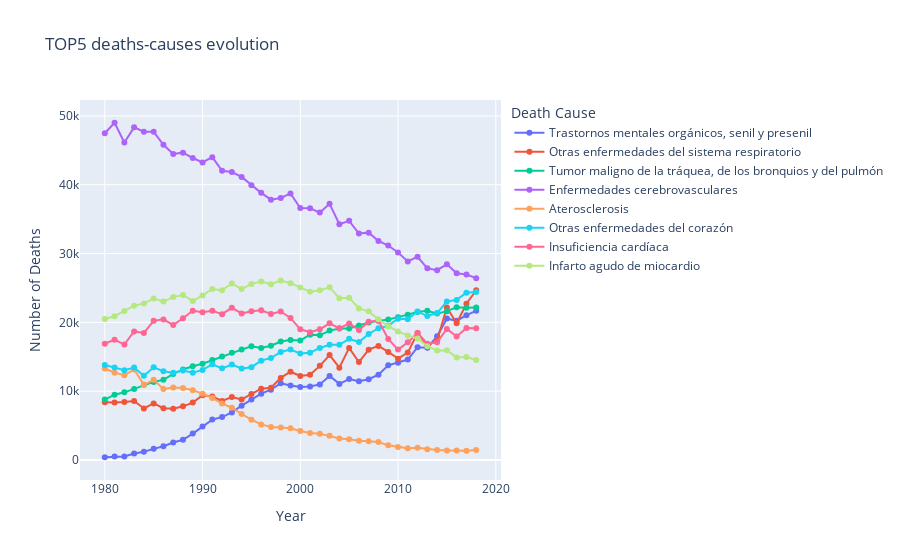

Notebook source saved alongside this figure:
### Code cell
# 3. Create the line plot

fig2 = px.line(order_data2, 
              x='Periodo', 
              y='Total', 
              color='cause_name', 
              title='TOP5 deaths-causes evolution',
              labels={'Periodo': 'Year', 'Total': 'Number of Deaths'},
              markers=True)

fig2.update_layout(
    legend_title='Death Cause',
    legend=dict(title='Death Cause', font=dict(size=12)))

fig2.show()

### Figure 1 — Plotly figure (JSON) as saved in the notebook; plotly's stock layout.template omitted (floating-point values rounded to 4 significant figures)
{"data": [{"hovertemplate": "cause_name=Trastornos mentales orgánicos, senil y presenil<br>Year=%{x}<br>Number of Deaths=%{y}<extra></extra>", "legendgroup": "Trastornos mentales orgánicos, senil y presenil", "line": {"color": "#636efa", "dash": "solid"}, "marker": {"symbol": "circle"}, "mode": "lines+markers", "name": "Trastornos mentales orgánicos, senil y presenil", "orientation": "v", "showlegend": true, "type": "scatter", "x": [1980, 1981, 1982, 1983, 1984, 1985, 1986, 1987, 1988, 1989, 1990, 1991, 1992, 1993, 1994, 1995, 1996, 1997, 1998, 1999, 2000, 2001, 2002, 2003, 2004, 2005, 2006, 2007, 2008, 2009, 2010, 2011, 2012, 2013, 2014, 2015, 2016, 2017, 2018], "xaxis": "x", "y": [397, 494, 499, 944, 1203, 1617, 1992, 2543, 2932, 3839, 4867, 5868, 6234, 6913, 7889, 8802, 9635, 10218, 11157, 10826, 10614, 10670, 10982, 12213, 11058, 11756, 11428, 11726, 12380, 13751, 14125, 14598, 16385, 16323, 17964, 20562, 20213, 21035, 21669], "yaxis": "y"}, {"hovertemplate": "cause_name=Otras enfermedades del sistema respiratorio<br>Year=%{x}<br>Number of Deaths=%{y}<extra></extra>", "legendgroup": "Otras enfermedades del sistema respiratorio", "line": {"color": "#EF553B", "dash": "solid"}, "marker": {"symbol": "circle"}, "mode": "lines+markers", "name": "Otras enfermedades del sistema respiratorio", "orientation": "v", "showlegend": true, "type": "scatter", "x": [1980, 1981, 1982, 1983, 1984, 1985, 1986, 1987, 1988, 1989, 1990, 1991, 1992, 1993, 1994, 1995, 1996, 1997, 1998, 1999, 2000, 2001, 2002, 2003, 2004, 2005, 2006, 2007, 2008, 2009, 2010, 2011, 2012, 2013, 2014, 2015, 2016, 2017, 2018], "xaxis": "x", "y": [8375, 8347, 8432, 8560, 7489, 8220, 7516, 7458, 7795, 8336, 9399, 9225, 8577, 9155, 8793, 9601, 10359, 10499, 11928, 12823, 12203, 12388, 13675, 15248, 13412, 16282, 14232, 16033, 16577, 15698, 14724, 15603, 18442, 16622, 17394, 22159, 19860, 22707, 24665], "yaxis": "y"}, {"hovertemplate": "cause_name=Tumor maligno de la tráquea, de los bronquios y del pulmón<br>Year=%{x}<br>Number of Deaths=%{y}<extra></extra>", "legendgroup": "Tumor maligno de la tráquea, de los bronquios y del pulmón", "line": {"color": "#00cc96", "dash": "solid"}, "marker": {"symbol": "circle"}, "mode": "lines+markers", "name": "Tumor maligno de la tráquea, de los bronquios y del pulmón", "orientation": "v", "showlegend": true, "type": "scatter", "x": [1980, 1981, 1982, 1983, 1984, 1985, 1986, 1987, 1988, 1989, 1990, 1991, 1992, 1993, 1994, 1995, 1996, 1997, 1998, 1999, 2000, 2001, 2002, 2003, 2004, 2005, 2006, 2007, 2008, 2009, 2010, 2011, 2012, 2013, 2014, 2015, 2016, 2017, 2018], "xaxis": "x", "y": [8771, 9486, 9828, 10328, 10935, 11349, 11650, 12508, 13153, 13627, 13982, 14522, 15041, 15574, 16036, 16510, 16270, 16607, 17215, 17428, 17363, 18214, 18114, 18801, 19092, 19118, 19532, 19992, 20213, 20425, 20755, 21097, 21511, 21689, 21270, 21625, 22187, 22121, 22153], "yaxis": "y"}, {"hovertemplate": "cause_name=Enfermedades cerebrovasculares<br>Year=%{x}<br>Number of Deaths=%{y}<extra></extra>", "legendgroup": "Enfermedades cerebrovasculares", "line": {"color": "#ab63fa", "dash": "solid"}, "marker": {"symbol": "circle"}, "mode": "lines+markers", "name": "Enfermedades cerebrovasculares", "orientation": "v", "showlegend": true, "type": "scatter", "x": [1980, 1981, 1982, 1983, 1984, 1985, 1986, 1987, 1988, 1989, 1990, 1991, 1992, 1993, 1994, 1995, 1996, 1997, 1998, 1999, 2000, 2001, 2002, 2003, 2004, 2005, 2006, 2007, 2008, 2009, 2010, 2011, 2012, 2013, 2014, 2015, 2016, 2017, 2018], "xaxis": "x", "y": [47475, 49000, 46138, 48331, 47699, 47684, 45800, 44462, 44655, 43876, 43227, 44001, 42027, 41842, 41134, 39922, 38815, 37822, 38064, 38730, 36596, 36567, 35947, 37225, 34250, 34750, 32900, 33034, 31833, 31157, 30161, 28855, 29520, 27850, 27579, 28434, 27122, 26937, 26420], "yaxis": "y"}, {"hovertemplate": "cause_name=Aterosclerosis<br>Year=%{x}<br>Number of Deaths=%{y}<extra></extra>", "legendgroup": "Aterosclerosis", "line": {"color": "#FFA15A", "dash": "solid"}, "marker": {"symbol": "circle"}, "mode": "lines+markers", "name": "Aterosclerosis", "orientation": "v", "showlegend": true, "type": "scatter", "x": [1980, 1981, 1982, 1983, 1984, 1985, 1986, 1987, 1988, 1989, 1990, 1991, 1992, 1993, 1994, 1995, 1996, 1997, 1998, 1999, 2000, 2001, 2002, 2003, 2004, 2005, 2006, 2007, 2008, 2009, 2010, 2011, 2012, 2013, 2014, 2015, 2016, 2017, 2018], "xaxis": "x", "y": [13297, 12689, 12326, 13165, 10925, 11641, 10312, 10547, 10462, 10144, 9626, 9019, 8199, 7591, 6683, 5850, 5173, 4800, 4717, 4603, 4217, 3908, 3828, 3513, 3130, 3029, 2798, 2715, 2609, 2126, 1897, 1717, 1790, 1563, 1437, 1389, 1371, 1345, 1440], "yaxis": "y"}, {"hovertemplate": "cause_name=Otras enfermedades del corazón<br>Year=%{x}<br>Number of Deaths=%{y}<extra></extra>", "legendgroup": "Otras enfermedades del corazón", "line": {"color": "#19d3f3", "dash": "solid"}, "marker": {"symbol": "circle"}, "mode": "lines+markers", "name": "Otras enfermedades del corazón", "orientation": "v", "showlegend": true, "type": "scatter", "x": [1980, 1981, 1982, 1983, 1984, 1985, 1986, 1987, 1988, 1989, 1990, 1991, 1992, 1993, 1994, 1995, 1996, 1997, 1998, 1999, 2000, 2001, 2002, 2003, 2004, 2005, 2006, 2007, 2008, 2009, 2010, 2011, 2012, 2013, 2014, 2015, 2016, 2017, 2018], "xaxis": "x", "y": [13810, 13431, 13052, 13434, 12224, 13463, 12901, 12686, 13008, 12663, 13087, 13907, 13311, 13865, 13310, 13481, 14433, 14817, 15696, 16038, 15460, 15585, 16276, 16742, 16728, 17600, 17142, 18305, 19143, 19483, 20531, 20466, 21567, 20914, 21345, 23043, 23258, 24313, 24399], "yaxis": "y"}, {"hovertemplate": "cause_name=Insuficiencia cardíaca<br>Year=%{x}<br>Number of Deaths=%{y}<extra></extra>", "legendgroup": "Insuficiencia cardíaca", "line": {"color": "#FF6692", "dash": "solid"}, "marker": {"symbol": "circle"}, "mode": "lines+markers", "name": "Insuficiencia cardíaca", "orientation": "v", "showlegend": true, "type": "scatter", "x": [1980, 1981, 1982, 1983, 1984, 1985, 1986, 1987, 1988, 1989, 1990, 1991, 1992, 1993, 1994, 1995, 1996, 1997, 1998, 1999, 2000, 2001, 2002, 2003, 2004, 2005, 2006, 2007, 2008, 2009, 2010, 2011, 2012, 2013, 2014, 2015, 2016, 2017, 2018], "xaxis": "x", "y": [16898, 17477, 16769, 18683, 18459, 20222, 20429, 19597, 20601, 21683, 21465, 21671, 21182, 22113, 21293, 21597, 21754, 21208, 21570, 20643, 18990, 18571, 18986, 19863, 19123, 19846, 18895, 20092, 20241, 17592, 16038, 17089, 18453, 16888, 17095, 19029, 17931, 19165, 19142], "yaxis": "y"}, {"hovertemplate": "cause_name=Infarto agudo de miocardio<br>Year=%{x}<br>Number of Deaths=%{y}<extra></extra>", "legendgroup": "Infarto agudo de miocardio", "line": {"color": "#B6E880", "dash": "solid"}, "marker": {"symbol": "circle"}, "mode": "lines+markers", "name": "Infarto agudo de miocardio", "orientation": "v", "showlegend": true, "type": "scatter", "x": [1980, 1981, 1982, 1983, 1984, 1985, 1986, 1987, 1988, 1989, 1990, 1991, 1992, 1993, 1994, 1995, 1996, 1997, 1998, 1999, 2000, 2001, 2002, 2003, 2004, 2005, 2006, 2007, 2008, 2009, 2010, 2011, 2012, 2013, 2014, 2015, 2016, 2017, 2018], "xaxis": "x", "y": [20476, 20891, 21658, 22411, 22750, 23452, 23038, 23664, 23978, 23094, 23912, 24842, 24670, 25654, 24840, 25586, 25937, 25542, 26070, 25696, 25074, 24450, 24665, 25080, 23496, 23569, 22028, 21594, 20433, 19437, 18684, 18101, 17644, 16536, 15893, 15932, 14908, 14956, 14521], "yaxis": "y"}], "layout": {"legend": {"font": {"size": 12}, "title": {"text": "Death Cause"}, "tracegroupgap": 0}, "title": {"text": "TOP5 deaths-causes evolution"}, "xaxis": {"anchor": "y", "domain": [0, 1], "title": {"text": "Year"}}, "yaxis": {"anchor": "x", "domain": [0, 1], "title": {"text": "Number of Deaths"}}}}
